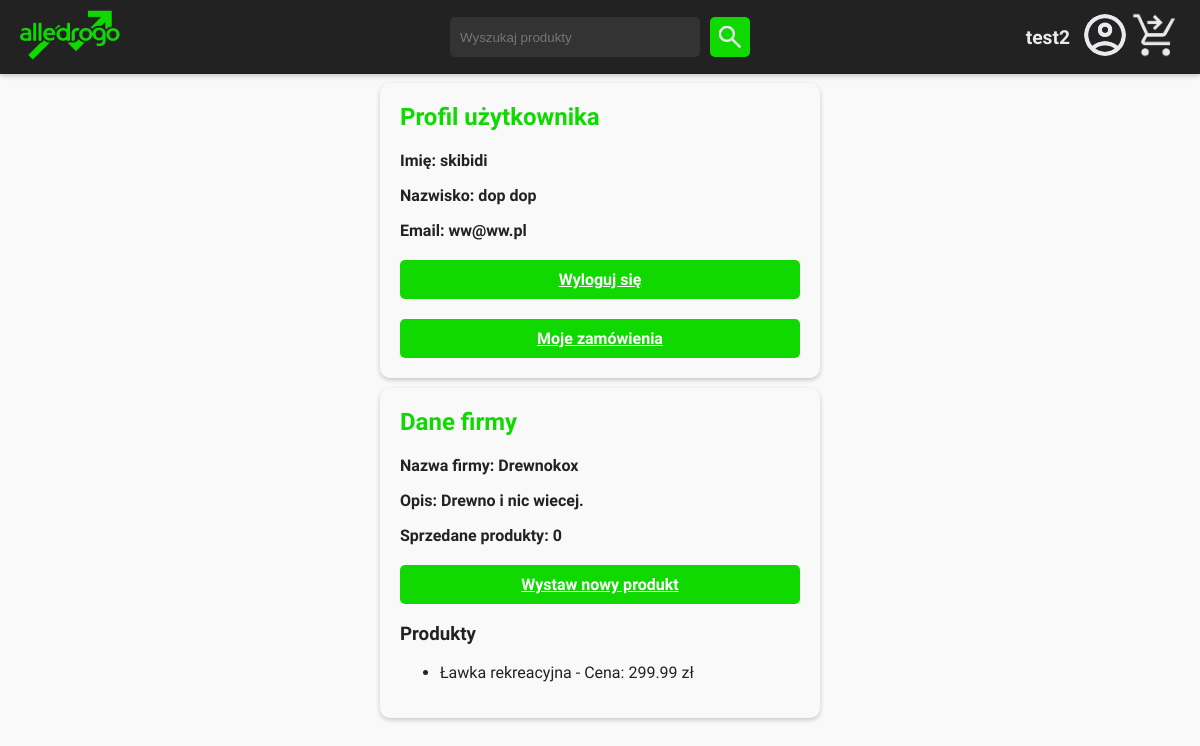
Screenshot of /profile/ (signed in) with the database file from the repository.
### alledrogo/models.py (models this page shows, shortened)
class Firma(models.Model):
    id = models.AutoField(primary_key=True)
    nazwa = models.CharField(max_length=256)
    opis = models.TextField()
    ikona = models.ImageField(upload_to='media/ikony_firm', null=True, blank=True)
    user = models.OneToOneField(User, on_delete=models.CASCADE, related_name='firma', null=True, blank=True)

class Produkt(models.Model):
    id = models.AutoField(primary_key=True)
    nazwa = models.CharField(max_length=256)
    opis = models.TextField()
    cena = models.FloatField()
    srednia_ocen = models.FloatField(default=0)
    kategoria = models.ForeignKey(Kategoria, on_delete=models.CASCADE)
    firma = models.ForeignKey(Firma, on_delete=models.CASCADE, null=True, blank=True)
    zdjecie = models.ImageField(upload_to='media/zdjecia_produktow', null=True, blank=True)

### alledrogo/views.py (the view)
# urls.py: path('profile/', profile, name='profile'),
def profile(request):
    ilosc_sprzedanych_produktow = 0
    produkty = []
    firma = None
    if request.user.is_authenticated and hasattr(request.user, 'firma'):
        firma = request.user.firma
        produkty = firma.produkt_set.all()
        sprzedane_produkcje = PozycjaZamowienia.objects.filter(produkt__firma=firma)
        ilosc_sprzedanych_produktow = sprzedane_produkcje.aggregate(Sum('ilosc'))['ilosc__sum'] or 0
    return render(request, 'profile.html', {
        'ilosc_sprzedanych_produktow': ilosc_sprzedanych_produktow,
        'produkty': produkty,
        'firma': firma,
    })

### alledrogo/templates/profile.html (shortened to what this page needs)
{% extends "template.html" %}
{% load custom_filters %}
{% block content %}
<body>
    <div class="profile-info">
        <h2>Profil użytkownika</h2>
        <p>Imię: {{ user.first_name }}</p>
        <p>Nazwisko: {{ user.last_name }}</p>
        <p>Email: {{ user.email }}</p>
        <a href="{% url 'logout' %}" class="logout-button">Wyloguj się</a>
        <a href="{% url 'zamowienia' %}" class="logout-button">Moje zamówienia</a>
    </div>
    <div class="company-info">
    {% if firma %}
    <h2>Dane firmy</h2>
    <p><strong>Nazwa firmy:</strong> {{ firma.nazwa }}</p>
    <p><strong>Opis:</strong> {{ firma.opis }}</p>
    <p><strong>Sprzedane produkty:</strong> {{ ilosc_sprzedanych_produktow }}</p>
    <a href="{% url 'wystaw_produkt' %}" class="logout-button">Wystaw nowy produkt</a>
    <h3>Produkty</h3>
    <ul>
        {% for produkt in produkty %}
            <li>{{ produkt.nazwa }} - Cena: {{ produkt.cena }} zł</li>
        {% endfor %}
    </ul>
    {% else %}
    <p>Nie jesteś przypisany do żadnej firmy.</p>
    {% endif %}
</div>
    {% endblock %}

### alledrogo/templates/template.html (shortened to what this page needs)
<!DOCTYPE html>
<html lang="en">
<head>
    {% load static %}
    <link rel="stylesheet" href="{% static 'style.css' %}" />
</head>
<body>
    <div id="header">
        <a href="{% url 'home' %}">
            <img src="{% static 'images/logo-rectangle.png' %}" height="50px" />
        </a>
        <div id="search">
            <form method="get" action="{% url 'home' %}">
                <div id="search-container">
                    <input type="text" name="search" id="search-input" placeholder="Wyszukaj produkty" value="{{ request.GET.search }}" />
                    <button type="submit" id="search-button">
                        <img src="{% static 'images/search-image.png' %}" id="search-button-image" />
                    </button>
                </div>
            </form>
        </div>
        {% if user.is_authenticated %}
        <div id="user">
            <span>{{ user.username }}</span>
            <a href="{% url 'profile' %}">
                <img src="{% static 'images/account-image.png' %}" alt="" />
            </a>
            <div id="cart">
                <a href="{% url 'koszyk' %}">
                    <img src="{% static 'images/koszyk.png' %}" alt="Koszyk" height="40px" />
                </a>
            </div>
        </div>
        {% else %}
        <a href="{% url 'login' %}">
            <img src="{% static 'images/account-image.png' %}" alt="" />
        </a>
        {% endif %}
    </div>
    {% block content %}{% endblock %}
</body>
</html>

### alledrogo/static/style.css (style rules this page uses)
:root { --primary-color: #0fd900; --accent-color: #222; --darker-color: #333; --background-color-light: #f9f9f9; --text-color-light: #222; --background-color-dark: #1e1e1e; --text-color-dark: #eaeaea; --button-bg: #0fd900; --button-text: white; }
body { font-family: "Ubuntu", sans-serif; background-color: var(--background-color-light); color: var(--text-color-light); margin: 0; transition: background-color 0.3s ease, color 0.3s ease; padding-top: 73px; }
#header { display: flex; justify-content: space-between; align-items: center; background-color: var(--accent-color); padding: 10px 20px; box-shadow: 0 2px 5px rgba(0, 0, 0, 0.2); position: fixed; top: 0; width: calc(100% - 40px); z-index: 1000; transition: top 0.3s ease; }
#header img { height: 50px; }
#header button { background-color: var(--button-bg); color: var(--button-text); border: none; padding: 10px 15px; margin-left: 10px; border-radius: 5px; font-weight: bold; cursor: pointer; transition: background-color 0.3s ease, transform 0.2s ease; }
#search { position: absolute; left: 50%; transform: translateX(-50%); display: flex; align-items: center; }
#search-container { display: flex; align-items: center; }
#search-input { height: 40px; border: 0; background-color: var(--darker-color); padding: 10px; width: 250px; border-radius: 5px; color: var(--text-color-dark); box-sizing: border-box; }
#search-button { padding: 5px !important; width: 40px; height: 40px; background-color: var(--button-bg); border: none; border-radius: 0 5px 5px 0; cursor: pointer; display: flex; justify-content: center; align-items: center; }
#search-button-image { height: 30px !important; }
#user { display: flex; align-items: center; }
#user span { margin-right: 10px; color: var(--text-color-dark); font-weight: bold; font-size: 1.2rem; }
.profile-info { max-width: 400px; margin: 10px auto; padding: 20px; background-color: var(--background-color-light); border-radius: 10px; box-shadow: 0 2px 5px rgba(0, 0, 0, 0.2); text-align: left; }
.company-info { max-width: 400px; margin: 10px auto; padding: 20px; background-color: var(--background-color-light); border-radius: 10px; box-shadow: 0 2px 5px rgba(0, 0, 0, 0.2); text-align: left; }
.company-info h2 { margin-bottom: 20px; color: var(--primary-color); }
.company-info p { margin-bottom: 10px; font-weight: bold; padding-right: 10px; }
.profile-info h2 { margin-bottom: 20px; color: var(--primary-color); }
.profile-info p { margin-bottom: 10px; font-weight: bold; padding-right: 10px; }
.logout-button { display: block; padding: 10px; margin-top: 20px; background-color: var(--button-bg); color: var(--button-text); border: none; border-radius: 5px; text-align: center; font-weight: bold; cursor: pointer; transition: background-color 0.3s ease, transform 0.2s ease; }
input[type="text" i] { padding-block: auto; padding-inline: auto; }
h2 { display: block; font-size: 1.5em; margin-block-start: 0; margin-block-end: 0; margin-inline-start: 0; margin-inline-end: 0; font-weight: bold; unicode-bidi: isolate; }
form:not(.item-details form) { margin: 20px 0; text-align: center; }

### rows the page displays
Firma: nazwa "Drewnokox", opis "Drewno i nic wiecej."
Produkt: nazwa "Ławka rekreacyjna", cena "299.99"

### other values shown
{{ user.username }} "test2"
{{ user.first_name }} "skibidi"
{{ user.last_name }} "dop dop"
{{ user.email }} "ww@ww.pl"
{{ ilosc_sprzedanych_produktow }} "0"
